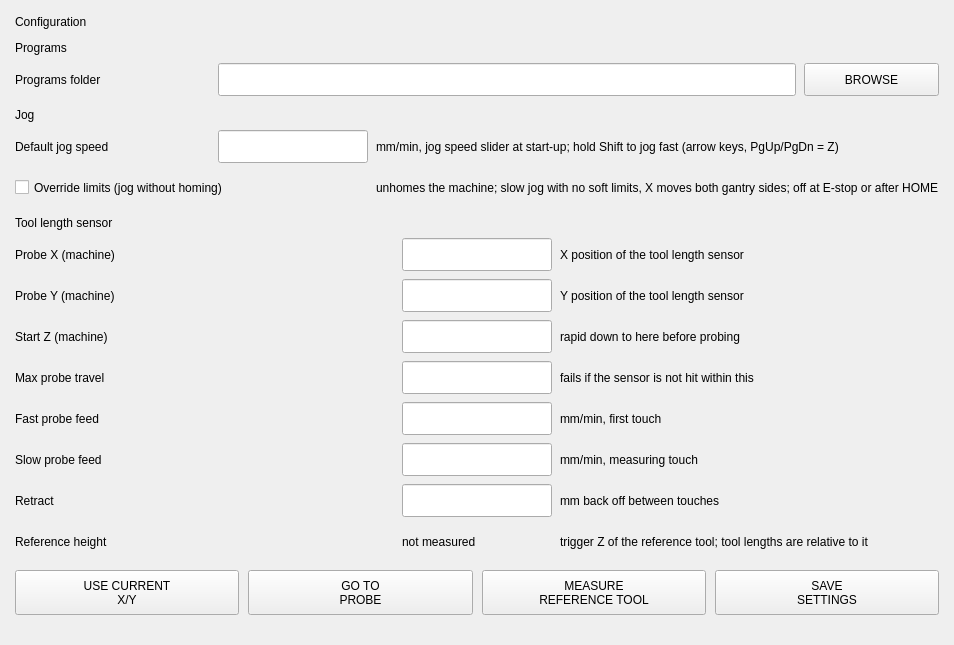
                <widget class="QWidget" name="page_config">
                  <layout class="QVBoxLayout" name="lay_page_cfg">
                    <property name="spacing">
                      <number>12</number>
                    </property>
                    <property name="leftMargin">
                      <number>15</number>
                    </property>
                    <property name="topMargin">
                      <number>15</number>
                    </property>
                    <property name="rightMargin">
                      <number>15</number>
                    </property>
                    <property name="bottomMargin">
                      <number>15</number>
                    </property>
                    <item>
                      <widget class="QLabel" name="lbl_cfg_title">
                        <property name="text">
                          <string>Configuration</string>
                        </property>
                      </widget>
                    </item>
                    <item>
                      <layout class="QGridLayout" name="grid_cfg_programs">
                        <property name="spacing">
                          <number>8</number>
                        </property>
                        <property name="leftMargin">
                          <number>0</number>
                        </property>
                        <property name="topMargin">
                          <number>0</number>
                        </property>
                        <property name="rightMargin">
                          <number>0</number>
                        </property>
                        <property name="bottomMargin">
                          <number>0</number>
                        </property>
                        <item row="0" column="0" rowspan="1" colspan="3">
                          <widget class="QLabel" name="hdr_cfg_programs">
                            <property name="text">
                              <string>Programs</string>
                            </property>
                          </widget>
                        </item>
                        <item row="1" column="0">
                          <widget class="QLabel" name="lbl_cfg_program_dir">
                            <property name="minimumSize">
                              <size>
                                <width>195</width>
                                <height>33</height>
                              </size>
                            </property>
                            <property name="text">
                              <string>Programs folder</string>
                            </property>
                          </widget>
                        </item>
                        <item row="1" column="1">
                          <widget class="QLineEdit" name="cfg_program_dir">
                            <property name="minimumSize">
                              <size>
                                <width>0</width>
                                <height>33</height>
                              </size>
                            </property>
                            <property name="maximumSize">
                              <size>
                                <width>16777215</width>
                                <height>33</height>
                              </size>
                            </property>
                          </widget>
                        </item>
                        <item row="1" column="2">
                          <widget class="QPushButton" name="btn_cfg_browse_dir">
                            <property name="minimumSize">
                              <size>
                                <width>135</width>
                                <height>33</height>
                              </size>
                            </property>
                            <property name="maximumSize">
                              <size>
                                <width>135</width>
                                <height>33</height>
                              </size>
                            </property>
                            <property name="text">
                              <string>BROWSE</string>
                            </property>
                          </widget>
                        </item>
                      </layout>
                    </item>
                    <item>
                      <layout class="QGridLayout" name="grid_cfg_jog">
                        <property name="spacing">
                          <number>8</number>
                        </property>
                        <property name="leftMargin">
                          <number>0</number>
                        </property>
                        <property name="topMargin">
                          <number>0</number>
                        </property>
                        <property name="rightMargin">
                          <number>0</number>
                        </property>
                        <property name="bottomMargin">
                          <number>0</number>
                        </property>
                        <item row="0" column="0" rowspan="1" colspan="3">
                          <widget class="QLabel" name="hdr_cfg_jog">
                            <property name="text">
                              <string>Jog</string>
                            </property>
                          </widget>
                        </item>
                        <item row="1" column="0">
                          <widget class="QLabel" name="lbl_cfg_jog_default">
                            <property name="minimumSize">
                              <size>
                                <width>195</width>
                                <height>33</height>
                              </size>
                            </property>
                            <property name="text">
                              <string>Default jog speed</string>
                            </property>
                          </widget>
                        </item>
                        <item row="1" column="1">
                          <widget class="QLineEdit" name="cfg_jog_default">
                            <property name="minimumSize">
                              <size>
                                <width>150</width>
                                <height>33</height>
                              </size>
                            </property>
                            <property name="maximumSize">
                              <size>
                                <width>150</width>
                                <height>33</height>
                              </size>
                            </property>
                          </widget>
                        </item>
                        <item row="1" column="2">
                          <widget class="QLabel" name="hint_cfg_jog_default">
                            <property name="text">
                              <string>mm/min, jog speed slider at start-up; hold Shift to jog fast (arrow keys, PgUp/PgDn = Z)</string>
                            </property>
                          </widget>
                        </item>
                        <item row="2" column="0" rowspan="1" colspan="2">
                          <widget class="QCheckBox" name="cfg_override_limits">
                            <property name="minimumSize">
                              <size>
                                <width>0</width>
                                <height>33</height>
                              </size>
                            </property>
                            <property name="text">
                              <string>Override limits (jog without homing)</string>
                            </property>
                          </widget>
                        </item>
                        <item row="2" column="2">
                          <widget class="QLabel" name="hint_cfg_override_limits">
                            <property name="text">
                              <string>unhomes the machine; slow jog with no soft limits, X moves both gantry sides; off at E-stop or after HOME</string>
                            </property>
                          </widget>
                        </item>
                      </layout>
                    </item>
                    <item>
                      <layout class="QGridLayout" name="grid_cfg">
                        <property name="spacing">
                          <number>8</number>
                        </property>
                        <property name="leftMargin">
                          <number>0</number>
                        </property>
                        <property name="topMargin">
                          <number>0</number>
                        </property>
                        <property name="rightMargin">
                          <number>0</number>
                        </property>
                        <property name="bottomMargin">
                          <number>0</number>
                        </property>
                        <item row="0" column="0" rowspan="1" colspan="3">
                          <widget class="QLabel" name="hdr_cfg_probe">
                            <property name="text">
                              <string>Tool length sensor</string>
                            </property>
                          </widget>
                        </item>
                        <item row="1" column="0">
                          <widget class="QLabel" name="lbl_cfg_probe_x">
                            <property name="minimumSize">
                              <size>
                                <width>195</width>
                                <height>33</height>
                              </size>
                            </property>
                            <property name="text">
                              <string>Probe X (machine)</string>
                            </property>
                          </widget>
                        </item>
                        <item row="1" column="1">
                          <widget class="QLineEdit" name="cfg_probe_x">
                            <property name="minimumSize">
                              <size>
                                <width>150</width>
                                <height>33</height>
                              </size>
                            </property>
                            <property name="maximumSize">
                              <size>
                                <width>150</width>
                                <height>33</height>
                              </size>
                            </property>
                          </widget>
                        </item>
                        <item row="1" column="2">
                          <widget class="QLabel" name="hint_cfg_probe_x">
                            <property name="text">
                              <string>X position of the tool length sensor</string>
                            </property>
                          </widget>
                        </item>
                        <item row="2" column="0">
                          <widget class="QLabel" name="lbl_cfg_probe_y">
                            <property name="minimumSize">
                              <size>
                                <width>195</width>
                                <height>33</height>
                              </size>
                            </property>
                            <property name="text">
                              <string>Probe Y (machine)</string>
                            </property>
                          </widget>
                        </item>
                        <item row="2" column="1">
                          <widget class="QLineEdit" name="cfg_probe_y">
                            <property name="minimumSize">
                              <size>
                                <width>150</width>
                                <height>33</height>
                              </size>
                            </property>
                            <property name="maximumSize">
                              <size>
                                <width>150</width>
                                <height>33</height>
                              </size>
                            </property>
                          </widget>
                        </item>
                        <item row="2" column="2">
                          <widget class="QLabel" name="hint_cfg_probe_y">
                            <property name="text">
                              <string>Y position of the tool length sensor</string>
                            </property>
                          </widget>
                        </item>
                        <item row="3" column="0">
                          <widget class="QLabel" name="lbl_cfg_probe_start_z">
                            <property name="minimumSize">
                              <size>
                                <width>195</width>
                                <height>33</height>
                              </size>
                            </property>
                            <property name="text">
                              <string>Start Z (machine)</string>
                            </property>
                          </widget>
                        </item>
                        <item row="3" column="1">
                          <widget class="QLineEdit" name="cfg_probe_start_z">
                            <property name="minimumSize">
                              <size>
                                <width>150</width>
                                <height>33</height>
                              </size>
                            </property>
                            <property name="maximumSize">
                              <size>
                                <width>150</width>
                                <height>33</height>
                              </size>
                            </property>
                          </widget>
                        </item>
                        <item row="3" column="2">
                          <widget class="QLabel" name="hint_cfg_probe_start_z">
                            <property name="text">
                              <string>rapid down to here before probing</string>
                            </property>
                          </widget>
                        </item>
                        <item row="4" column="0">
                          <widget class="QLabel" name="lbl_cfg_probe_max">
                            <property name="minimumSize">
                              <size>
                                <width>195</width>
                                <height>33</height>
                              </size>
                            </property>
                            <property name="text">
                              <string>Max probe travel</string>
                            </property>
                          </widget>
                        </item>
                        <item row="4" column="1">
                          <widget class="QLineEdit" name="cfg_probe_max">
                            <property name="minimumSize">
                              <size>
                                <width>150</width>
                                <height>33</height>
                              </size>
                            </property>
                            <property name="maximumSize">
                              <size>
                                <width>150</width>
                                <height>33</height>
                              </size>
                            </property>
                          </widget>
                        </item>
                        <item row="4" column="2">
                          <widget class="QLabel" name="hint_cfg_probe_max">
                            <property name="text">
                              <string>fails if the sensor is not hit within this</string>
                            </property>
                          </widget>
                        </item>
                        <item row="5" column="0">
                          <widget class="QLabel" name="lbl_cfg_probe_fast">
                            <property name="minimumSize">
                              <size>
                                <width>195</width>
                                <height>33</height>
                              </size>
                            </property>
                            <property name="text">
                              <string>Fast probe feed</string>
                            </property>
                          </widget>
                        </item>
                        <item row="5" column="1">
                          <widget class="QLineEdit" name="cfg_probe_fast">
                            <property name="minimumSize">
                              <size>
                                <width>150</width>
                                <height>33</height>
                              </size>
                            </property>
                            <property name="maximumSize">
                              <size>
                                <width>150</width>
                                <height>33</height>
                              </size>
                            </property>
                          </widget>
                        </item>
                        <item row="5" column="2">
                          <widget class="QLabel" name="hint_cfg_probe_fast">
                            <property name="text">
                              <string>mm/min, first touch</string>
                            </property>
                          </widget>
                        </item>
                        <item row="6" column="0">
                          <widget class="QLabel" name="lbl_cfg_probe_slow">
                            <property name="minimumSize">
                              <size>
                                <width>195</width>
                                <height>33</height>
                              </size>
                            </property>
                            <property name="text">
                              <string>Slow probe feed</string>
                            </property>
                          </widget>
                        </item>
                        <item row="6" column="1">
                          <widget class="QLineEdit" name="cfg_probe_slow">
                            <property name="minimumSize">
                              <size>
                                <width>150</width>
                                <height>33</height>
                              </size>
                            </property>
                            <property name="maximumSize">
                              <size>
                                <width>150</width>
                                <height>33</height>
                              </size>
                            </property>
                          </widget>
                        </item>
                        <item row="6" column="2">
                          <widget class="QLabel" name="hint_cfg_probe_slow">
                            <property name="text">
                              <string>mm/min, measuring touch</string>
                            </property>
                          </widget>
                        </item>
                        <item row="7" column="0">
                          <widget class="QLabel" name="lbl_cfg_probe_retract">
                            <property name="minimumSize">
                              <size>
                                <width>195</width>
                                <height>33</height>
                              </size>
                            </property>
                            <property name="text">
                              <string>Retract</string>
                            </property>
                          </widget>
                        </item>
                        <item row="7" column="1">
                          <widget class="QLineEdit" name="cfg_probe_retract">
                            <property name="minimumSize">
                              <size>
                                <width>150</width>
                                <height>33</height>
                              </size>
                            </property>
                            <property name="maximumSize">
                              <size>
                                <width>150</width>
                                <height>33</height>
                              </size>
                            </property>
                          </widget>
                        </item>
                        <item row="7" column="2">
                          <widget class="QLabel" name="hint_cfg_probe_retract">
                            <property name="text">
                              <string>mm back off between touches</string>
                            </property>
                          </widget>
                        </item>
                        <item row="8" column="0">
                          <widget class="QLabel" name="lbl_cfg_ref">
                            <property name="minimumSize">
                              <size>
                                <width>195</width>
                                <height>33</height>
                              </size>
                            </property>
                            <property name="text">
                              <string>Reference height</string>
                            </property>
                          </widget>
                        </item>
                        <item row="8" column="1">
                          <widget class="QLabel" name="cfg_probe_ref">
                            <property name="minimumSize">
                              <size>
                                <width>150</width>
                                <height>33</height>
                              </size>
                            </property>
                            <property name="maximumSize">
                              <size>
                                <width>150</width>
                                <height>33</height>
                              </size>
                            </property>
                            <property name="text">
                              <string>not measured</string>
                            </property>
                          </widget>
                        </item>
                        <item row="8" column="2">
                          <widget class="QLabel" name="hint_cfg_ref">
                            <property name="text">
                              <string>trigger Z of the reference tool; tool lengths are relative to it</string>
                            </property>
                          </widget>
                        </item>
                      </layout>
                    </item>
                    <item>
                      <layout class="QHBoxLayout" name="lay_cfg_btns">
                        <property name="spacing">
                          <number>9</number>
                        </property>
                        <property name="leftMargin">
                          <number>0</number>
                        </property>
                        <property name="topMargin">
                          <number>0</number>
                        </property>
                        <property name="rightMargin">
                          <number>0</number>
                        </property>
                        <property name="bottomMargin">
                          <number>0</number>
                        </property>
                        <item>
                          <widget class="QPushButton" name="btn_cfg_teach_xy">
                            <property name="minimumSize">
                              <size>
                                <width>0</width>
                                <height>45</height>
                              </size>
                            </property>
                            <property name="maximumSize">
                              <size>
                                <width>16777215</width>
                                <height>45</height>
                              </size>
                            </property>
                            <property name="text">
                              <string>USE CURRENT
X/Y</string>
                            </property>
                          </widget>
                        </item>
                        <item>
                          <widget class="QPushButton" name="btn_cfg_goto_probe">
                            <property name="minimumSize">
                              <size>
                                <width>0</width>
                                <height>45</height>
                              </size>
                            </property>
                            <property name="maximumSize">
                              <size>
                                <width>16777215</width>
                                <height>45</height>
                              </size>
                            </property>
                            <property name="text">
                              <string>GO TO
PROBE</string>
                            </property>
                          </widget>
                        </item>
                        <item>
                          <widget class="QPushButton" name="btn_cfg_set_ref">
                            <property name="minimumSize">
                              <size>
                                <width>0</width>
                                <height>45</height>
                              </size>
                            </property>
                            <property name="maximumSize">
                              <size>
                                <width>16777215</width>
                                <height>45</height>
                              </size>
                            </property>
                            <property name="text">
                              <string>MEASURE
REFERENCE TOOL</string>
                            </property>
                          </widget>
                        </item>
                        <item>
                          <widget class="QPushButton" name="btn_cfg_save">
                            <property name="minimumSize">
                              <size>
                                <width>0</width>
                                <height>45</height>
                              </size>
                            </property>
                            <property name="maximumSize">
                              <size>
                                <width>16777215</width>
                                <height>45</height>
                              </size>
                            </property>
                            <property name="text">
                              <string>SAVE
SETTINGS</string>
                            </property>
                          </widget>
                        </item>
                      </layout>
                    </item>
                    <item>
                      <spacer name="sp_lay_page_cfg_11">
                        <property name="orientation">
                          <enum>Qt::Vertical</enum>
                        </property>
                        <property name="sizeType">
                          <enum>QSizePolicy::Expanding</enum>
                        </property>
                        <property name="sizeHint" stdset="0">
                          <size>
                            <width>15</width>
                            <height>15</height>
                          </size>
                        </property>
                      </spacer>
                    </item>
                  </layout>
                </widget>
